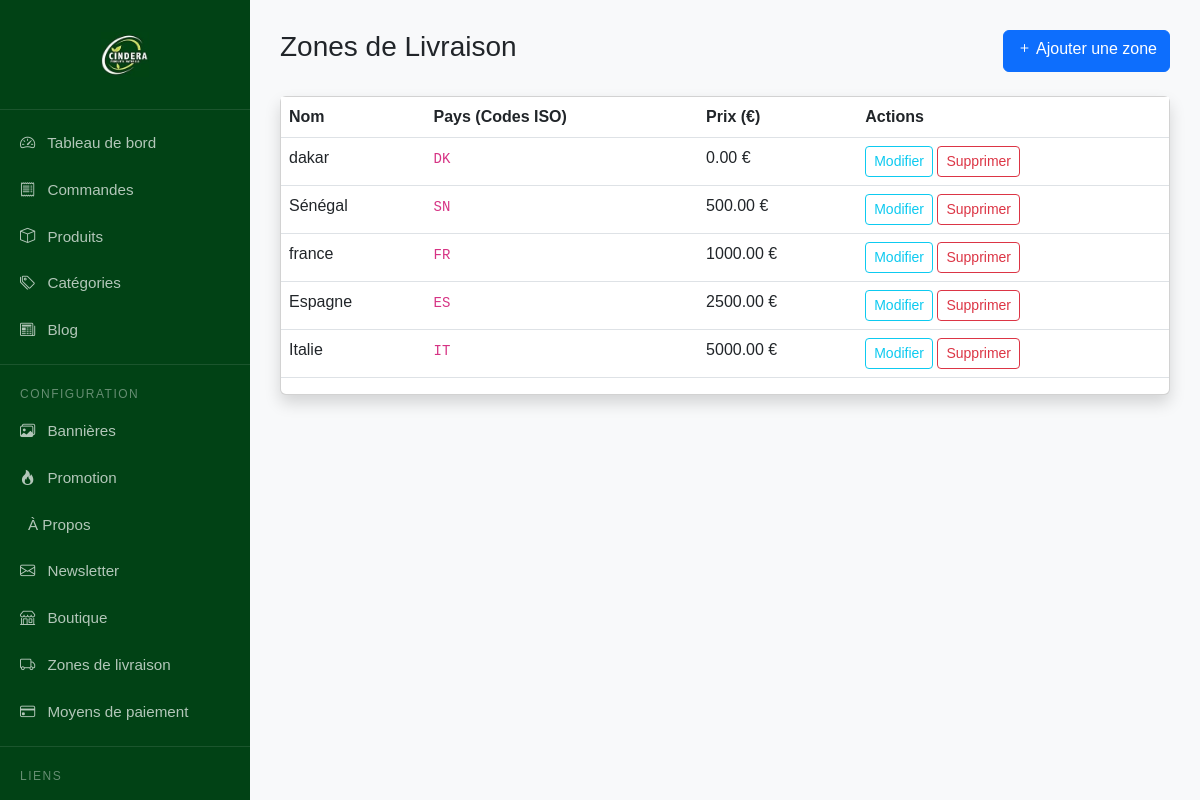
The page /dashboard/settings/shipping-zones/ (signed in) on the database its author committed.
### shop/models.py (models this page shows, shortened)
class ShippingZone(models.Model):
    name = models.CharField(
        max_length=100,
        verbose_name="Nom de la zone"
    )
    countries = models.CharField(
        max_length=300,
        verbose_name="Codes pays (ISO)",
        help_text="Séparés par des virgules. Ex: FR, SN. Utilisez 'ALL' pour le reste du monde."
    )
    price = models.DecimalField(
        max_digits=10,
        decimal_places=2,
        validators=[MinValueValidator(Decimal('0.00'))],
        verbose_name="Frais de port HT (€)"
    )
    free_shipping = models.BooleanField(default=False, verbose_name="Livraison gratuite")
    created_at = models.DateTimeField(auto_now_add=True)
    class Meta:
        verbose_name = "Zone de livraison"
        verbose_name_plural = "Zones de livraison"
        ordering = ['price']

### shop/decorators.py (the view)
    def _wrapped_view(request, *args, **kwargs):
        if request.user.is_authenticated:
            if request.user.is_manager or request.user.is_admin_role:
                return view_func(request, *args, **kwargs)
            else:
                raise PermissionDenied("Vous n'avez pas la permission d'accéder à cette page.")
        else:
            return redirect('products:login')  # redirige si non connecté

### shop/context_processors.py (called while the page is built)
def cart_item_count(request):
    cart = request.session.get('cart', {})
    total_quantity = sum(int(item['quantity']) for item in cart.values())
    return {'cart_item_count': total_quantity}

def categories_context(request):
    return {
        'categories': Category.objects.all()
    }

### shop/models.py (called while the page is built)
    @property
    def is_manager(self):
        return self.role == self.Role.GESTIONNAIRE

    @property
    def is_admin_role(self):
        return self.role == self.Role.ADMIN

### shop/views.py (called while the page is built)
@login_required
@admin_or_manager_required
def shipping_zones(request):
    zones = ShippingZone.objects.all()
    return render(request, 'dashboard/settings/shipping_list.html', {'zones': zones})

### templates/dashboard/settings/shipping_list.html
{% extends "dashboard/base_dashboard.html" %}
{% block content %}
<div class="d-flex justify-content-between mb-4">
    <h3>Zones de Livraison</h3>
    <a href="{% url 'dashboard:add_shipping_zone' %}" class="btn btn-primary">
        <i class="bi bi-plus"></i> Ajouter une zone
    </a>
</div>
<div class="card shadow">
    <div class="table-responsive">
        <table class="table table-hover">
            <thead>
                <tr>
                    <th>Nom</th>
                    <th>Pays (Codes ISO)</th>
                    <th>Prix (€)</th>
                    <th>Actions</th>
                </tr>
            </thead>
            <tbody>
                {% for zone in zones %}
                <tr>
                    <td>{{ zone.name }}</td>
                    <td><code>{{ zone.countries }}</code></td>
                    <td>{{ zone.price }} €</td>
                    <td>
                        <a href="{% url 'dashboard:edit_shipping_zone' zone.id %}" class="btn btn-sm btn-outline-info">Modifier</a>
                        <a href="{% url 'dashboard:delete_shipping_zone' zone.id %}" class="btn btn-sm btn-outline-danger">Supprimer</a>
                    </td>
                </tr>
                {% empty %}
                <tr><td colspan="4" class="text-center">Aucune zone définie.</td></tr>
                {% endfor %}
            </tbody>
        </table>
    </div>
</div>
{% endblock %}

### templates/dashboard/base_dashboard.html (style rules this page uses)
body { background-color: #f8f9fa; }
body { background-color: #f8f9fa; font-family: 'Poppins', sans-serif; }

### rows shown on the page
ShippingZone: name "dakar", countries "DK", price "0.00"
ShippingZone: name "Sénégal", countries "SN", price "500.00"
ShippingZone: name "france", countries "FR", price "1000.00"
ShippingZone: name "Espagne", countries "ES", price "2500.00"
ShippingZone: name "Italie", countries "IT", price "5000.00"
